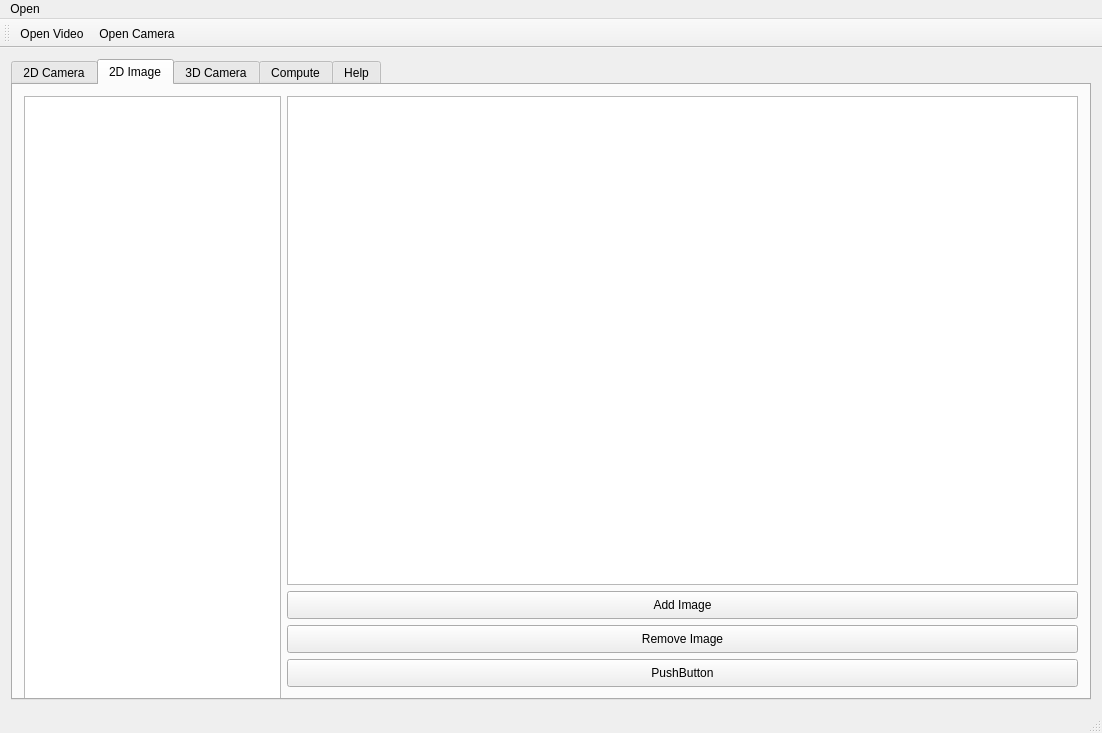
<?xml version="1.0" encoding="UTF-8"?>
<ui version="4.0">
 <class>MainWindow</class>
 <widget class="QMainWindow" name="MainWindow">
  <property name="geometry">
   <rect>
    <x>0</x>
    <y>0</y>
    <width>1102</width>
    <height>733</height>
   </rect>
  </property>
  <property name="windowTitle">
   <string>MainWindow</string>
  </property>
  <widget class="QWidget" name="centralWidget">
   <layout class="QHBoxLayout" name="horizontalLayout">
    <item>
     <widget class="QTabWidget" name="tabWidget">
      <property name="minimumSize">
       <size>
        <width>891</width>
        <height>461</height>
       </size>
      </property>
      <property name="currentIndex">
       <number>1</number>
      </property>
      <widget class="QWidget" name="rgbCameraTab">
       <property name="sizePolicy">
        <sizepolicy hsizetype="Expanding" vsizetype="Expanding">
         <horstretch>0</horstretch>
         <verstretch>0</verstretch>
        </sizepolicy>
       </property>
       <attribute name="title">
        <string>2D Camera</string>
       </attribute>
       <layout class="QGridLayout" name="gridLayout_2">
        <item row="0" column="0">
         <layout class="QGridLayout" name="gridLayout">
          <item row="0" column="0" colspan="3">
           <widget class="VlcWidgetVideo" name="camera" native="true">
            <property name="sizePolicy">
             <sizepolicy hsizetype="Expanding" vsizetype="Expanding">
              <horstretch>0</horstretch>
              <verstretch>0</verstretch>
             </sizepolicy>
            </property>
            <property name="minimumSize">
             <size>
              <width>640</width>
              <height>360</height>
             </size>
            </property>
            <property name="autoFillBackground">
             <bool>false</bool>
            </property>
           </widget>
          </item>
          <item row="1" column="0">
           <widget class="QPushButton" name="OpenVideo">
            <property name="minimumSize">
             <size>
              <width>101</width>
              <height>23</height>
             </size>
            </property>
            <property name="text">
             <string>Open Video</string>
            </property>
           </widget>
          </item>
          <item row="1" column="1">
           <widget class="QPushButton" name="OpenCamera">
            <property name="minimumSize">
             <size>
              <width>121</width>
              <height>23</height>
             </size>
            </property>
            <property name="text">
             <string>Open Camera</string>
            </property>
           </widget>
          </item>
          <item row="1" column="2">
           <widget class="QPushButton" name="SnapShot">
            <property name="minimumSize">
             <size>
              <width>93</width>
              <height>23</height>
             </size>
            </property>
            <property name="text">
             <string>Snapshot</string>
            </property>
           </widget>
          </item>
         </layout>
        </item>
       </layout>
      </widget>
      <widget class="QWidget" name="imgOperateTab">
       <attribute name="title">
        <string>2D Image</string>
       </attribute>
       <layout class="QGridLayout" name="gridLayout_4">
        <item row="0" column="0">
         <layout class="QHBoxLayout" name="horizontalLayout_2">
          <item>
           <widget class="QListWidget" name="imageListWidget">
            <property name="minimumSize">
             <size>
              <width>256</width>
              <height>606</height>
             </size>
            </property>
            <property name="maximumSize">
             <size>
              <width>300</width>
              <height>16777215</height>
             </size>
            </property>
            <property name="frameShape">
             <enum>QFrame::StyledPanel</enum>
            </property>
            <property name="frameShadow">
             <enum>QFrame::Sunken</enum>
            </property>
            <property name="midLineWidth">
             <number>0</number>
            </property>
           </widget>
          </item>
          <item>
           <layout class="QVBoxLayout" name="verticalLayout">
            <item>
             <widget class="QGraphicsView" name="imageGraphicsView">
              <property name="minimumSize">
               <size>
                <width>791</width>
                <height>411</height>
               </size>
              </property>
             </widget>
            </item>
            <item>
             <widget class="QPushButton" name="addImgButton">
              <property name="minimumSize">
               <size>
                <width>93</width>
                <height>28</height>
               </size>
              </property>
              <property name="text">
               <string>Add Image</string>
              </property>
             </widget>
            </item>
            <item>
             <widget class="QPushButton" name="rmImgButton">
              <property name="minimumSize">
               <size>
                <width>93</width>
                <height>28</height>
               </size>
              </property>
              <property name="text">
               <string>Remove Image</string>
              </property>
             </widget>
            </item>
            <item>
             <widget class="QPushButton" name="pushButton_4">
              <property name="minimumSize">
               <size>
                <width>93</width>
                <height>28</height>
               </size>
              </property>
              <property name="text">
               <string>PushButton</string>
              </property>
             </widget>
            </item>
           </layout>
          </item>
         </layout>
        </item>
       </layout>
      </widget>
      <widget class="QWidget" name="tofCameraTab">
       <attribute name="title">
        <string>3D Camera</string>
       </attribute>
       <layout class="QGridLayout" name="gridLayout_3">
        <item row="0" column="0" colspan="3">
         <widget class="QVTKWidget" name="pclViewerWidget" native="true">
          <property name="sizePolicy">
           <sizepolicy hsizetype="Expanding" vsizetype="Expanding">
            <horstretch>0</horstretch>
            <verstretch>0</verstretch>
           </sizepolicy>
          </property>
          <property name="minimumSize">
           <size>
            <width>881</width>
            <height>375</height>
           </size>
          </property>
         </widget>
        </item>
        <item row="1" column="0">
         <widget class="QPushButton" name="openPCD">
          <property name="minimumSize">
           <size>
            <width>93</width>
            <height>28</height>
           </size>
          </property>
          <property name="text">
           <string>Open PCD</string>
          </property>
         </widget>
        </item>
        <item row="1" column="1">
         <widget class="QPushButton" name="open3dCamera">
          <property name="minimumSize">
           <size>
            <width>99</width>
            <height>28</height>
           </size>
          </property>
          <property name="text">
           <string>Open Camera</string>
          </property>
         </widget>
        </item>
        <item row="1" column="2">
         <widget class="QPushButton" name="snapShot3d">
          <property name="minimumSize">
           <size>
            <width>99</width>
            <height>28</height>
           </size>
          </property>
          <property name="text">
           <string>Snapshot</string>
          </property>
         </widget>
        </item>
       </layout>
      </widget>
      <widget class="QWidget" name="computeTab">
       <attribute name="title">
        <string>Compute</string>
       </attribute>
      </widget>
      <widget class="QWidget" name="helpTab">
       <attribute name="title">
        <string>Help</string>
       </attribute>
      </widget>
     </widget>
    </item>
   </layout>
  </widget>
  <widget class="QMenuBar" name="menuBar">
   <property name="geometry">
    <rect>
     <x>0</x>
     <y>0</y>
     <width>1102</width>
     <height>26</height>
    </rect>
   </property>
   <widget class="QMenu" name="menuQinchuanCattleBMS">
    <property name="title">
     <string>Open</string>
    </property>
    <addaction name="actionOpen_Video"/>
    <addaction name="actionOpen_Camera"/>
   </widget>
   <addaction name="menuQinchuanCattleBMS"/>
  </widget>
  <widget class="QToolBar" name="mainToolBar">
   <attribute name="toolBarArea">
    <enum>TopToolBarArea</enum>
   </attribute>
   <attribute name="toolBarBreak">
    <bool>false</bool>
   </attribute>
   <addaction name="actionOpen_Video"/>
   <addaction name="actionOpen_Camera"/>
  </widget>
  <widget class="QStatusBar" name="statusBar"/>
  <action name="actionOpen_Video">
   <property name="text">
    <string>Open Video</string>
   </property>
  </action>
  <action name="actionOpen_Camera">
   <property name="text">
    <string>Open Camera</string>
   </property>
  </action>
 </widget>
 <layoutdefault spacing="6" margin="11"/>
 <customwidgets>
  <customwidget>
   <class>QVTKWidget</class>
   <extends>QWidget</extends>
   <header>QVTKWidget.h</header>
  </customwidget>
  <customwidget>
   <class>VlcWidgetVideo</class>
   <extends>QWidget</extends>
   <header location="global">VLCQtWidgets/WidgetVideo.h</header>
   <container>1</container>
   <slots>
    <signal>fullscreen()</signal>
    <slot>toggleFullscreen()</slot>
   </slots>
  </customwidget>
 </customwidgets>
 <resources/>
 <connections/>
</ui>
